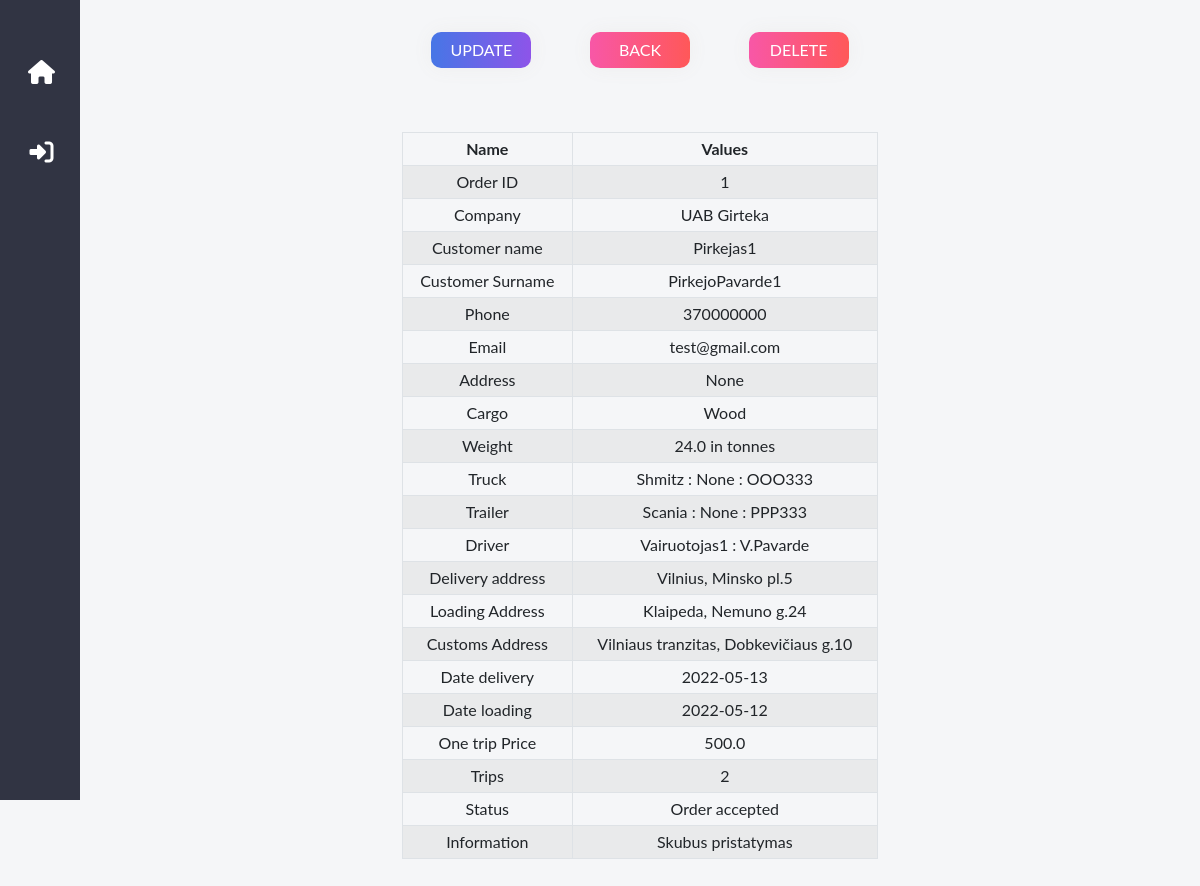
Page /orderlines/1 on the committed database.
### transport/models.py (models this page shows, shortened)
class OrderItem(models.Model):
    cargo = models.ForeignKey(Cargo, on_delete=models.SET_NULL, blank=True, null=True)
    order = models.ForeignKey(Order, on_delete=models.SET_NULL, blank=True, null=True)
    truck = models.ForeignKey(Truck, on_delete=models.SET_NULL, blank=True, null=True)
    trailer = models.ForeignKey(Trailer, on_delete=models.SET_NULL, blank=True, null=True)
    driver = models.ForeignKey(Driver, on_delete=models.SET_NULL, blank=True, null=True)
    delivery_address = models.ForeignKey(DeliveryAddress, on_delete=models.SET_NULL, blank=True, null=True)
    date_delivery = models.DateField("Date Delivery", null=True, blank=True)
    date_loading = models.DateField("Date Loading", null=True, blank=True)
    delivery_price = models.FloatField(null=True, blank=True)
    quantity = models.IntegerField(default=1, null=True, blank=True)
    information = models.TextField(max_length=200, null=True, blank=True)
    delivery_status = (
        ('N', "Not yet ordered"),
        ('O', "Order accepted"),
        ('C', "Carried out"),
        ('F', "Order finished"),
    )
    status = models.CharField(
        max_length=1,
        choices=delivery_status,
        blank=True,
        default='N',
        help_text="Status",
    )
    class Meta:
        verbose_name = "Order Item"
        verbose_name_plural = "Order Items"

class Order(models.Model):
    def number_default_function():
        timestamp = str(datetime.datetime.now().timestamp())
        invoice = timestamp.split(".")[0] + timestamp.split(".")[1]
        return invoice
    customer = models.ForeignKey(Customer, on_delete=models.CASCADE, blank=True, null=True)
    date_ordered = models.DateField("Invoice issued", null=True, blank=True)
    invoice = models.CharField(max_length=100, null=True, blank=True, default=number_default_function)
    class Meta:
        verbose_name = "Order"
        verbose_name_plural = "Orders"

class Customer(models.Model):
    name = models.CharField(max_length=200, null=True, blank=True)
    surname = models.CharField(max_length=200, null=True, blank=True)
    phone = models.IntegerField(null=True, blank=True)
    email = models.EmailField(max_length=200, null=True)
    address = models.CharField(max_length=200, null=True, blank=True)
    company = models.CharField(max_length=200, null=True, blank=True)
    class Meta:
        verbose_name = "Customer"
        verbose_name_plural = "Customers"

class Cargo(models.Model):
    cargo = models.CharField(max_length=200, null=True, blank=True)
    weight = models.FloatField(null=True, blank=True)
    dangerous = models.BooleanField(default=False, null=True, blank=True)
    dimensions = models.CharField(max_length=200, null=True, blank=True)
    information = models.TextField(max_length=200, null=True, blank=True)
    class Meta:
        verbose_name = "Cargo"
        verbose_name_plural = "Cargoes"

class Truck(models.Model):
    truck_brand = models.CharField(max_length=200, null=True, blank=True)
    truck_model = models.CharField(max_length=200, null=True, blank=True)
    truck_plate = models.CharField(max_length=200, null=True, blank=True)
    truck_year = models.IntegerField(null=True, blank=True)
    class Meta:
        verbose_name = "Truck"
        verbose_name_plural = "Trucks"
    def __str__(self):
        return f'{self.truck_brand} : {self.truck_model} : {self.truck_plate}'

class Trailer(models.Model):
    trailer_brand = models.CharField(max_length=200, null=True, blank=True)
    trailer_model = models.CharField(max_length=200, null=True, blank=True)
    trailer_plate = models.CharField(max_length=200, null=True, blank=True)
    trailer_year = models.IntegerField(null=True, blank=True)
    class Meta:
        verbose_name = "Trailer"
        verbose_name_plural = "Trailers"
    def __str__(self):
        return f'{self.trailer_brand} : {self.trailer_model} : {self.trailer_plate}'

class Driver(models.Model):
    name = models.CharField(max_length=200, null=True, blank=True)
    surname = models.CharField(max_length=200, null=True, blank=True)
    phone = models.IntegerField(null=True, blank=True)
    email = models.EmailField(max_length=200, null=True)
    class Meta:
        verbose_name = "Driver"
        verbose_name_plural = "Drivers"
    def __str__(self):
        return f'{self.name} : {self.surname}'

class DeliveryAddress(models.Model):
    delivery_address = models.CharField(max_length=200, null=True)
    loading_address = models.CharField(max_length=200, null=True)
    custom_address = models.CharField(max_length=200, null=True, blank=True)
    class Meta:
        verbose_name = "Delivery and Loading Address"
        verbose_name_plural = "Delivery and Loading Address"

### transport/views.py (the view)
# urls.py: path('orderlines/<int:pk>', views.OrderItemDetailView.as_view(), name='orderlines_details'),
class OrderItemDetailView(DetailView):
    model = OrderItem
    template_name = 'orderlines_details.html'

### transport/templates/orderlines_details.html (shortened to what this page needs)
{% extends "base.html" %}
{% load crispy_forms_tags %}
{% block content %}
     <div class="container d-flex flex-row flex-wrap justify-content-around" style="max-width:500px;" >
         <a class="btn btn-grad my-3" href="{% url 'orderlines_update' orderitem.id %}" style="min-width:100px;">Update</a>
         <a class="btn btn-grad btn-delete my-3" href="{% url 'order_lines' %}" style="min-width:100px;">Back</a>
        <a class="btn btn-grad btn-delete my-3" href="{% url 'orderlines_delete' orderitem.id %}" style="min-width:100px;">Delete</a>
     </div>
   <div class="container d-flex flex-column justify-content-center mb-3" style="max-width:500px;">
        <div class="form-group ">
        <table class="table table-striped table-bordered stripe " style="width:100%">
        <thead>
            <tr>
                <th>Name</th>
                <th>Values</th>
            </tr>
        </thead>
        <tbody>
            <tr>
                <td>Order ID </td>
                <td>{{ orderitem.order.id }}</td>
            </tr>
            <tr>
                <td>Company </td>
                <td>{{ orderitem.order.customer.company }}</td>
            </tr>
            <tr>
                <td>Customer name </td>
                <td>{{orderitem.order.customer.name }}</td>
            </tr>
            <tr>
                <td>Customer Surname  </td>
                <td>{{orderitem.order.customer.surname }}</td>
            </tr>
            <tr>
                <td>Phone </td>
                <td>{{orderitem.order.customer.phone }}</td>
            </tr>
            <tr>
                <td>Email </td>
                <td>{{orderitem.order.customer.email }}</td>
            </tr>
            <tr>
                <td>Address </td>
                <td>{{orderitem.order.customer.address }}</td>
            </tr>
            <tr>
                <td>Cargo </td>
                <td>{{orderitem.cargo.cargo }}</td>
            </tr>
            <tr>
                <td>Weight</td>
                <td>{{orderitem.cargo.weight}} in tonnes</td>
            </tr>
             <tr>
                <td>Truck</td>
                <td>{{orderitem.truck}}</td>
            </tr>
             <tr>
                <td>Trailer</td>
                <td>{{orderitem.trailer}}</td>
            </tr>
            <tr>
                <td>Driver</td>
                <td>{{orderitem.driver}}</td>
            </tr>
             <tr>
                <td>Delivery address</td>
                <td>{{orderitem.delivery_address.delivery_address}}</td>
            </tr>
             <tr>
                <td>Loading Address</td>
                <td>{{orderitem.delivery_address.loading_address}}</td>
            </tr>
             <tr>
                <td>Customs Address</td>
                <td>{{orderitem.delivery_address.custom_address}}</td>
            </tr>
            <tr>
                <td>Date delivery</td>
                <td>{{orderitem.date_delivery |date:"Y-m-d "}}</td>
            </tr>
             <tr>
                <td>Date loading</td>
                <td>{{orderitem.date_loading |date:"Y-m-d "}}</td>
            </tr>
             <tr>
                <td>One trip Price</td>
                <td>{{orderitem.delivery_price}}</td>
            </tr>
             <tr>
                <td>Trips</td>
                <td>{{orderitem.quantity}}</td>
            </tr>
            <tr>
                <td>Status</td>
                <td>{{orderitem.get_status_display}}</td>
            </tr>
            <tr>
                <td>Information</td>
                <td>{{orderitem.information}}</td>
            </tr>
        </tbody>
    </table>
    </div>
{% endblock content %}

### static/css/styles.css (style rules this page uses)
* { margin: 0; padding: 0; box-sizing: border-box; list-style: none; font-family: "Lato", sans-serif; line-height: 1; }
body { background-color: #f5f6f8; }
a { text-decoration:none; color:#fff; }
.btn-grad { background-image: linear-gradient(to right, #4776E6 0%, #8E54E9 51%, #4776E6 100%) }
.btn-grad { padding: 5px 15px; text-align: center; text-transform: uppercase; transition: 0.5s; background-size: 200% auto; color: white; box-shadow: 0 0 20px #eee; border-radius: 10px; display: block; }
.btn-delete { background-image: linear-gradient(to right, #f857a6 0%, #ff5858 51%, #f857a6 100%) }

### rows in the picture
OrderItem: order.id "1", order.customer.company "UAB Girteka", order.customer.name "Pirkejas1", order.customer.surname "PirkejoPavarde1", order.customer.phone "370000000", order.customer.email "test@gmail.com", order.customer.address "None", cargo.cargo "Wood", cargo.weight "24.0", truck "Shmitz : None : OOO333", trailer "Scania : None : PPP333", driver "Vairuotojas1 : V.Pavarde", delivery_address.delivery_address "Vilnius, Minsko pl.5", delivery_address.loading_address "Klaipeda, Nemuno g.24", delivery_address.custom_address "Vilniaus tranzitas, Dobkevičiaus g.10", date_delivery "2022-05-13", date_loading "2022-05-12", delivery_price "500.0", quantity "2", status "Order accepted", information "Skubus pristatymas"
